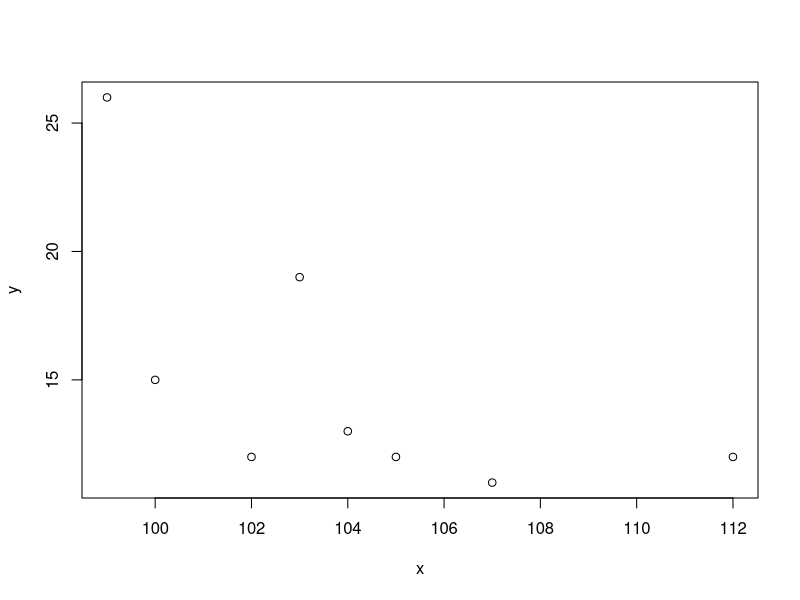

Here is the R script that generated this plot:
x<-c(100,102,104,107,105,112,103,99)

y<-c(15,12,13,11,12,12,19,26)
sum_x<- sum(x)
sum_y<-sum(y)
sum_xsq<-sum(x^2)
sum_ysq<-sum(y^2)
sum_ofXY<- sum(x*y)
n<-length(x)

corr_coeff = (n*sum_ofXY-(sum_x*sum_y))/sqrt((n*sum_xsq-(sum_x^2))*(n*sum_ysq-(sum_y^2)))

plot(x,y)